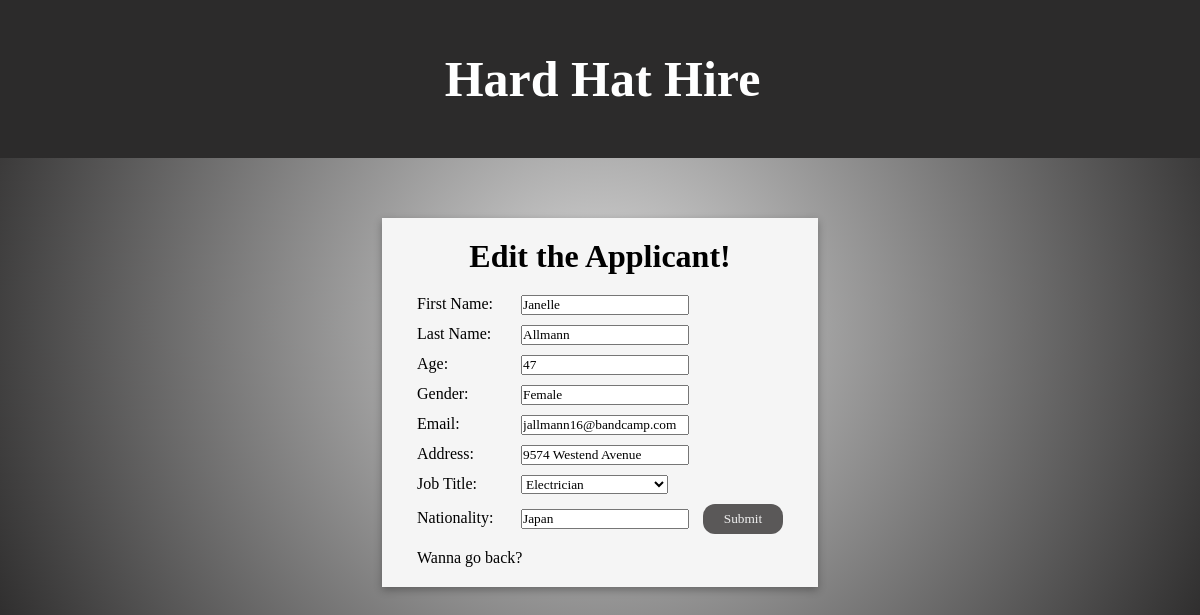
The app's page /edit.php?applicant_id=43 with its own data.
### tables this page shows
create table users_data (
	applicant_id INT AUTO_INCREMENT PRIMARY KEY,
	first_name VARCHAR(50),
	last_name VARCHAR(50),
  age INT,
	gender VARCHAR(50),
	email VARCHAR(50),
	address VARCHAR(250),
	job_title VARCHAR(50),
	nationality VARCHAR(50),
	date_added TIMESTAMP DEFAULT CURRENT_TIMESTAMP
);

### core/models.php (called while the page is built, shortened)
<?php
function getApplicantByID($pdo, $applicant_id)
{
  $sql = "SELECT * from users_data WHERE applicant_id = ?";
  $stmt = $pdo->prepare($sql);
  $executeQuery = $stmt->execute([$applicant_id]);
  if ($executeQuery) {
    return $stmt->fetch();
  }
}
?>

### edit.php (the view, shortened to what this page needs)
<?php require_once 'core/dbConfig.php'; ?>
<?php require_once 'core/models.php'; ?>
<!DOCTYPE html>
<html lang="en">
<head>
  <link rel="stylesheet" href="css/header.css">
  <link rel="stylesheet" href="css/insert.css">
</head>
<body>
  <div class="title">
    <h1>Hard Hat Hire</h1>
  </div>
  <?php $getApplicantByID = getApplicantByID($pdo, $_GET['applicant_id']); ?>
  <div class="form">
    <div class="items">
      <h1>Edit the Applicant!</h1>
      <form action="core/handleForms.php?applicant_id=<?php echo $_GET['applicant_id']; ?>" method="POST">
        <p>
          <label for="first_name">First Name:</label>
          <input type="text" name="first_name" value="<?php echo $getApplicantByID['first_name']; ?>" required>
        </p>
        <p>
          <label for="last_name">Last Name:</label>
          <input type="text" name="last_name" value="<?php echo $getApplicantByID['last_name']; ?>" required>
        </p>
        <p>
          <label for="age">Age:</label>
          <input type="number" name="age" value="<?php echo $getApplicantByID['age']; ?>" required>
        </p>
        <p>
          <label for="gender">Gender:</label>
          <input type="text" name="gender" value="<?php echo $getApplicantByID['gender']; ?>" required>
        </p>
        <p>
          <label for="email">Email:</label>
          <input type="email" name="email" value="<?php echo $getApplicantByID['email']; ?>" required>
        </p>
        <p>
          <label for="address">Address:</label>
          <input type="text" name="address" value="<?php echo $getApplicantByID['address']; ?>" required>
        </p>
        <p>
          <label for="job_title">Job Title:</label>
          <select name="job_title" required>
            <option value="Electrician" <?php if ($getApplicantByID['job_title'] == 'Electrician')
              echo 'selected'; ?>>
              Electrician
            </option>
          </select>
        </p>
        <p>
          <label for="nationality">Nationality:</label>
          <input type="text" name="nationality" value="<?php echo $getApplicantByID['nationality']; ?>" required>
          <input type="submit" name="editApplicantBtn" class="editApplicantBtn">
        </p>
      </form>
      <div class="prev"><a href="index.php" class="prevBtn">Wanna go back?</a></div>
    </div>
  </div>
</body>
</html>

### css/header.css (style rules this page uses)
.title { text-align: center; background-color: rgb(44, 43, 43); color: white; padding: 50px 50px 30px; }
.title h1 { font-size: 50px; padding-bottom: 20px; }

### css/insert.css (style rules this page uses)
* { font-family:'Trebuchet MS'; padding: 0; margin: 0; }
body { background: rgb(219,219,219); background: radial-gradient(circle, rgba(219,219,219,1) 0%, rgba(44,43,43,1) 100%); }
.form { display: flex; align-items: center; justify-content: center; padding-top: 30px; padding-bottom: 30px; }
.items { margin:30px; padding:20px; box-shadow: 0 3px 8px rgba(0, 0, 0, .3); border: 0px solid white; background-color: #f5f5f5; }
label { display: inline-block; width: 100px; }
h1 { display: flex; align-items: center; justify-content: center; padding-bottom: 15px; }
p { padding: 5px 15px; }
.insertApplicantBtn, .editApplicantBtn, .deleteApplicantBtn { margin-left: 10px; background-color: rgb(90, 88, 88); color: rgb(241, 241, 241); border: none; cursor: pointer; border-radius: 12px; width: 80px; height: 30px; }
.prev { margin-top: 10px; }
.prevBtn { text-decoration:none; color: black; border-radius: 12px; padding-left: 15px; }

### records on screen
users_data: first_name "Janelle", last_name "Allmann", age "47", gender "Female", email "jallmann16@bandcamp.com", address "9574 Westend Avenue", job_title "Electrician", nationality "Japan"
